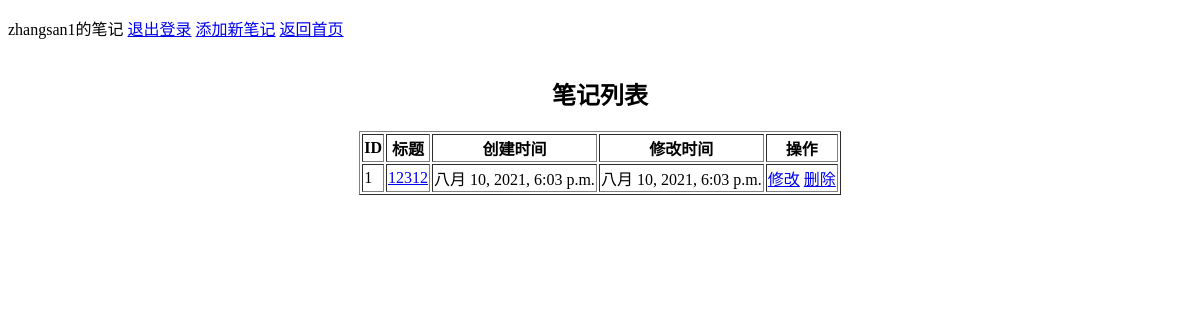
Before: /note/list (signed in) with the older database file.
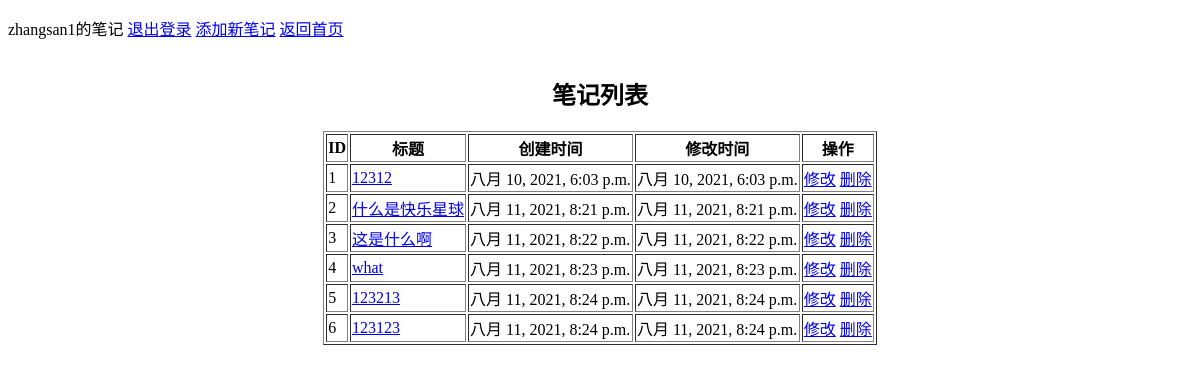
After: the same page with the newer database file.
### note/models.py (models this page shows)
class Note(models.Model):
    title=models.CharField('标题', max_length=100)
    content=models.TextField('内容')
    created_time=models.DateTimeField('创建时间',auto_now_add=True)
    updated_time=models.DateTimeField('创建时间',auto_now=True)
    user = models.ForeignKey(User, on_delete=models.CASCADE)

### note/views.py (the view, shortened to what this page needs)
    def wrap(request, *args, **kwargs):
        return fn(request, *args, **kwargs)

### note/views.py (called while the page is built, shortened)
def check_login(fn):
    def wrap(request, *args, **kwargs):
        return fn(request, *args, **kwargs)
    return wrap

@check_login
def list_view(request):
    noteList = Note.objects.all()
    return render(request, 'note/list_note.html', locals())

### note/templates/note/list_note.html (shortened to what this page needs)
{% load static %}
<!DOCTYPE html>
<html lang="en">
<head>
</head>
<body>
<p>
    <span>{{ request.session.username }}的笔记</span>
    <a href="/user/logout">退出登录</a>
    <a href="/note/add">添加新笔记</a>
    <a href="/index">返回首页</a>
</p>
<table align="center" border="1px">
    <caption><h2>笔记列表</h2></caption>
    <tr>
        <th>ID</th>
        <th>标题</th>
        <th>创建时间</th>
        <th>修改时间</th>
        <th>操作</th>
    </tr>
    {% for foo in noteList %}
    <tr>
        <td>{{ foo.id }}</td>
        <td><a href="/note/detail?id={{ foo.id }}">{{ foo.title }}</a></td>
        <td>{{ foo.created_time }}</td>
        <td>{{ foo.updated_time }}</td>
        <td>
            <a href="/note/edit?id={{ foo.id }}">修改</a>
            <a href="/note/delete/{{ foo.id }}">删除</a>
        </td>
     </tr>
    {% endfor %}
</table>
</body>
</html>

Changed rows visible on the page:
added Note: id "2", title "什么是快乐星球", created_time "八月 11, 2021, 8:21 p.m.", updated_time "八月 11, 2021, 8:21 p.m."
added Note: id "3", title "这是什么啊", created_time "八月 11, 2021, 8:22 p.m.", updated_time "八月 11, 2021, 8:22 p.m."
added Note: id "4", title "what", created_time "八月 11, 2021, 8:23 p.m.", updated_time "八月 11, 2021, 8:23 p.m."
added Note: id "5", title "123213", created_time "八月 11, 2021, 8:24 p.m.", updated_time "八月 11, 2021, 8:24 p.m."
added Note: id "6", title "123123", created_time "八月 11, 2021, 8:24 p.m.", updated_time "八月 11, 2021, 8:24 p.m."
